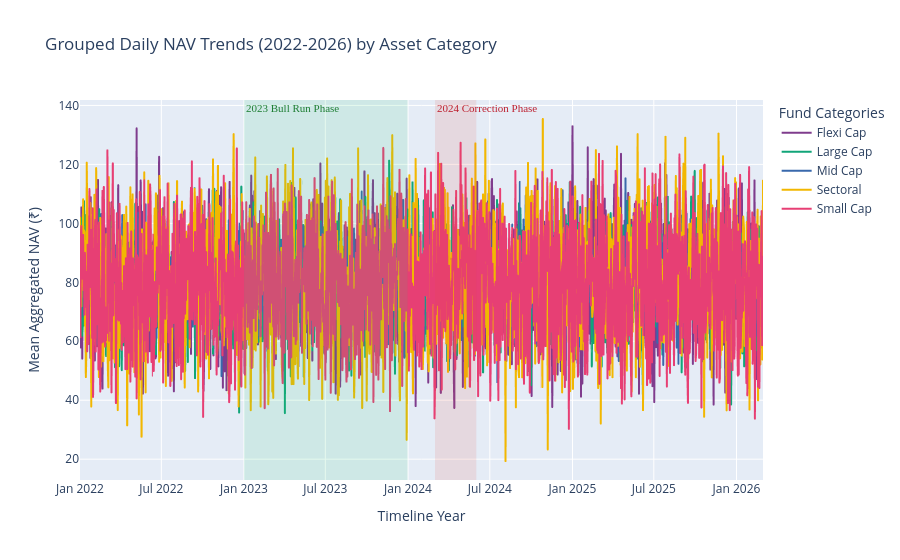

The cell this chart's notebook holds for it:
### Code cell
# --- Simulated Data Generation with Categories (Replace with your actual DataFrame) ---
dates = pd.date_range(start="2022-01-01", end="2026-03-01", freq="D")
categories = ['Large Cap', 'Mid Cap', 'Small Cap', 'Sectoral', 'Flexi Cap']
schemes = [f"Scheme {i}" for i in range(1, 41)]

# Assigning each scheme to a category for grouping
scheme_category_map = {scheme: np.random.choice(categories) for scheme in schemes}

mock_nav = pd.DataFrame({
    'Date': np.repeat(dates, len(schemes)),
    'Scheme_Name': schemes * len(dates),
    'NAV': np.random.uniform(10, 150, len(dates) * len(schemes))
})
mock_nav['Category'] = mock_nav['Scheme_Name'].map(scheme_category_map)
# ------------------------------------------------------------------------------

# 1. Group by Date and Category, then calculate the Mean NAV for each group
grouped_nav = mock_nav.groupby(['Date', 'Category'])['NAV'].mean().reset_index()

grouped_nav['Date'] = pd.to_datetime(grouped_nav['Date'])

# 2. Plot the cleaner, grouped lines
fig_nav = px.line(grouped_nav, x='Date', y='NAV', color='Category',
                  title='Grouped Daily NAV Trends (2022-2026) by Asset Category',
                  color_discrete_sequence=px.colors.qualitative.Bold)

# Color-Coded Translucent Band 1: 2023 Bull Run (Soft Green)
fig_nav.add_vrect(x0="2023-01-01", x1="2023-12-31", 
                  fillcolor="#2ecc71", opacity=0.12, line_width=0,
                  annotation_text="2023 Bull Run Phase", annotation_position="top left",
                  annotation_font=dict(color="#1e7e34", size=11, family="Arial-Bold"))

# Color-Coded Translucent Band 2: 2024 Market Correction (Soft Red)
fig_nav.add_vrect(x0="2024-03-01", x1="2024-06-01", 
                  fillcolor="#e74c3c", opacity=0.12, line_width=0,
                  annotation_text="2024 Correction Phase", annotation_position="top left",
                  annotation_font=dict(color="#bd2130", size=11, family="Arial-Bold"))

fig_nav.update_layout(
    xaxis_title="Timeline Year", 
    yaxis_title="Mean Aggregated NAV (₹)", 
    legend_title="Fund Categories",
    hovermode="x unified"
)

### Figure 1 — Plotly figure (JSON) as saved in the notebook; plotly's stock layout.template omitted (floating-point values rounded to 4 significant figures; data arrays with more than 128 entries replaced by an {"elided": "..."} marker saying what was removed)
{"data": [{"hovertemplate": "Category=Flexi Cap<br>Date=%{x}<br>NAV=%{y}<extra></extra>", "legendgroup": "Flexi Cap", "line": {"color": "rgb(127, 60, 141)", "dash": "solid"}, "marker": {"symbol": "circle"}, "mode": "lines", "name": "Flexi Cap", "showlegend": true, "type": "scattergl", "x": {"elided": "1521 str values"}, "xaxis": "x", "y": {"elided": "1521 float values"}, "yaxis": "y"}, {"hovertemplate": "Category=Large Cap<br>Date=%{x}<br>NAV=%{y}<extra></extra>", "legendgroup": "Large Cap", "line": {"color": "rgb(17, 165, 121)", "dash": "solid"}, "marker": {"symbol": "circle"}, "mode": "lines", "name": "Large Cap", "showlegend": true, "type": "scattergl", "x": {"elided": "1521 str values"}, "xaxis": "x", "y": {"elided": "1521 float values"}, "yaxis": "y"}, {"hovertemplate": "Category=Mid Cap<br>Date=%{x}<br>NAV=%{y}<extra></extra>", "legendgroup": "Mid Cap", "line": {"color": "rgb(57, 105, 172)", "dash": "solid"}, "marker": {"symbol": "circle"}, "mode": "lines", "name": "Mid Cap", "showlegend": true, "type": "scattergl", "x": {"elided": "1521 str values"}, "xaxis": "x", "y": {"elided": "1521 float values"}, "yaxis": "y"}, {"hovertemplate": "Category=Sectoral<br>Date=%{x}<br>NAV=%{y}<extra></extra>", "legendgroup": "Sectoral", "line": {"color": "rgb(242, 183, 1)", "dash": "solid"}, "marker": {"symbol": "circle"}, "mode": "lines", "name": "Sectoral", "showlegend": true, "type": "scattergl", "x": {"elided": "1521 str values"}, "xaxis": "x", "y": {"elided": "1521 float values"}, "yaxis": "y"}, {"hovertemplate": "Category=Small Cap<br>Date=%{x}<br>NAV=%{y}<extra></extra>", "legendgroup": "Small Cap", "line": {"color": "rgb(231, 63, 116)", "dash": "solid"}, "marker": {"symbol": "circle"}, "mode": "lines", "name": "Small Cap", "showlegend": true, "type": "scattergl", "x": {"elided": "1521 str values"}, "xaxis": "x", "y": {"elided": "1521 float values"}, "yaxis": "y"}], "layout": {"annotations": [{"font": {"color": "#1e7e34", "family": "Arial-Bold", "size": 11}, "showarrow": false, "text": "2023 Bull Run Phase", "x": "2023-01-01", "xanchor": "left", "xref": "x", "y": 1, "yanchor": "top", "yref": "y domain"}, {"font": {"color": "#bd2130", "family": "Arial-Bold", "size": 11}, "showarrow": false, "text": "2024 Correction Phase", "x": "2024-03-01", "xanchor": "left", "xref": "x", "y": 1, "yanchor": "top", "yref": "y domain"}], "hovermode": "x unified", "legend": {"title": {"text": "Fund Categories"}, "tracegroupgap": 0}, "shapes": [{"fillcolor": "#2ecc71", "line": {"width": 0}, "opacity": 0.12, "type": "rect", "x0": "2023-01-01", "x1": "2023-12-31", "xref": "x", "y0": 0, "y1": 1, "yref": "y domain"}, {"fillcolor": "#e74c3c", "line": {"width": 0}, "opacity": 0.12, "type": "rect", "x0": "2024-03-01", "x1": "2024-06-01", "xref": "x", "y0": 0, "y1": 1, "yref": "y domain"}], "title": {"text": "Grouped Daily NAV Trends (2022-2026) by Asset Category"}, "xaxis": {"anchor": "y", "domain": [0, 1], "title": {"text": "Timeline Year"}}, "yaxis": {"anchor": "x", "domain": [0, 1], "title": {"text": "Mean Aggregated NAV (₹)"}}}}
